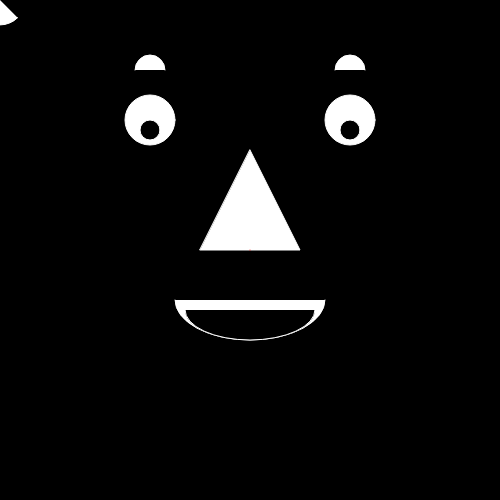
Frame 1 (no input)
Frame 60 (no input): identical to frame 1, image omitted
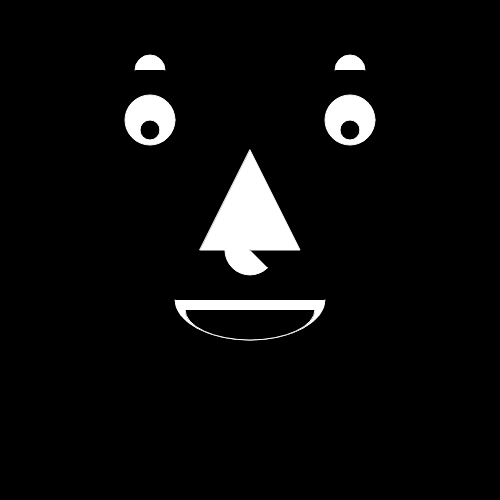
Frame 120 (the mouse pressed at the canvas centre since frame 60)

The p5.js sketch that drew these frames (run headless with seeded random() and noise() and a simulated clock; from frame 60 on, the mouse is pressed at the canvas centre):

// p5.js sketch
// ── sketch.js
new p5();

var boop = random(300);

function setup() {
    createCanvas(500, 500);
  background(0);
}

function draw() {
  background("black");
    var posX = mouseX;
    var posY = mouseY;
  // Put drawing code here
    stroke ('white');
    //eyes
    fill("white");
    ellipse(150,120,50,50);

    ellipse (350,120,50,50);

    fill("black");
    ellipse (350,130,20,20);
    ellipse (150,130,20,20);
    //eye brows
      fill("white");
    arc(150, 70, 30, 30, PI, 0);
    arc(350, 70, 30, 30, PI, 0);
    //mouth

    arc(250, 300, 150, 80, 0, PI);
    arc(mouseX , mouseY, 50, 50, QUARTER_PI, PI*1.75);
    fill("black");
    arc(250, 310, 130, 60, 0, PI);
    //nose
      fill("white");
    //arc(250, 220, 80, 80, 0, PI);
    triangle(200, 250, 300, 250, 250, 150);

    stroke ('red');
    point(width/2,height/2);
}
